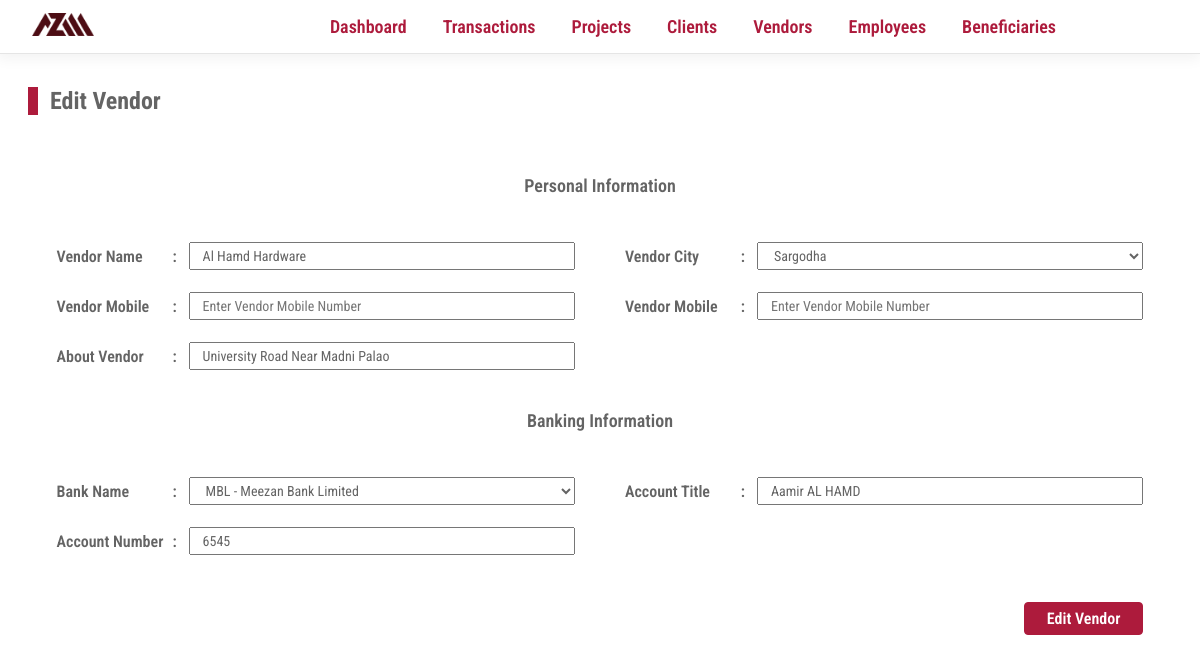
Screenshot of /edit-vendor?vendor_id=89 with the database file from the repository.
### tables this page shows
CREATE TABLE IF NOT EXISTS `vendors` (
  `vendor_id` int NOT NULL AUTO_INCREMENT,
  `vendor_name` varchar(255) NOT NULL,
  `vendor_city` int NOT NULL,
  `vendor_cell_primary` varchar(255) NOT NULL,
  `vendor_cell_secondary` varchar(255) NOT NULL,
  `vendor_about` varchar(255) NOT NULL,
  `bank_account` int DEFAULT NULL,
  `active` tinyint(1) NOT NULL DEFAULT '1',
  PRIMARY KEY (`vendor_id`),
  KEY `FK_VENDORS_CITIES` (`vendor_city`),
  KEY `FL_VENDORS_BANK_ACCOUNTS` (`bank_account`)
);

CREATE TABLE IF NOT EXISTS `bank_accounts` (
  `bank_account_id` int NOT NULL AUTO_INCREMENT,
  `bank_account_title` varchar(255) DEFAULT NULL,
  `bank_account_number` varchar(255) DEFAULT NULL,
  `bank_account_bank` int DEFAULT NULL,
  `vendor_id` int DEFAULT NULL,
  `employee_id` int DEFAULT NULL,
  PRIMARY KEY (`bank_account_id`),
  KEY `FK_BANK_ACCOUNTS_EMPLOYEES` (`employee_id`),
  KEY `FK_BANK_ACCOUNTS_BANKS` (`bank_account_bank`),
  KEY `FK_BANK_ACCOUNTS_VENDORS` (`vendor_id`)
);

### Core/helpers.php (called while the page is built, shortened)
<?php
function controller($dir, $controller){
    require __DIR__ . DIRECTORY_SEPARATOR . '..' . DIRECTORY_SEPARATOR . "Controllers"    .   DIRECTORY_SEPARATOR .   $dir    .   DIRECTORY_SEPARATOR .   $controller .   ".php";
}
function view($dir, $view, $args =   []){
    extract($args);
    require __DIR__ . DIRECTORY_SEPARATOR . '..' . DIRECTORY_SEPARATOR . "Views"    .   DIRECTORY_SEPARATOR .   $dir    .   DIRECTORY_SEPARATOR .   $view   .   ".view.php";
}
?>

### Public/index.php (called while the page is built, shortened)
<?php
$config =   require("../config.php");
$uri    =   parse_url($_SERVER['REQUEST_URI'])['path'];
$method =   isset($_POST['__method'])?$_POST['__method']:$_SERVER['REQUEST_METHOD'];
require ('../core/helpers.php');
$router =   new Router();
$router->route($uri,$method);
?>

### Core/Database.php (called while the page is built, shortened)
<?php
class Database{
    protected $conn;
    protected function __construct($config){
        $dsn    =   'mysql:' .   http_build_query($config['database'],'',';');
        $this->conn =   new PDO($dsn);
        $this->conn->setAttribute(PDO::ATTR_DEFAULT_FETCH_MODE, PDO::FETCH_ASSOC);
    }
    protected function query($sql, $args){
        $stmt   =   $this->conn->prepare($sql);
        $stmt->execute($args);
        return $stmt;
    }
    protected function fetchAllOrAbort($query, $args =   []){
        try{
            $response   =   $this->query($query, $args);
            $result     =   $response->fetchAll();
            return $result;
        }catch(PDOException $e){
            $this->abort($e->getMessage());
        }
    }
    protected function fetchOrAbort($query, $args =   []){
            $response   =   $this->query($query, $args);
            $result     =   $response->fetch();
            return $result;
    }
}
?>

### Models/Vendors.php (called while the page is built, shortened)
<?php
class Vendors extends Database{
    public function get($id){
        $query = "SELECT
                v.vendor_name,
                v.vendor_id,
                v.vendor_about,
                v.vendor_city,
                c.city_name,
                v.vendor_cell_primary,
                v.vendor_cell_secondary,
                c.city_name,
                p.province_name,
                ba.bank_account_title,
                ba.bank_account_number,
                ba.bank_account_bank,
                b.bank_name
                FROM `vendors`                              AS                              v
                LEFT JOIN cities                            AS                              c
                ON        c.city_id                         =                               v.vendor_city
                LEFT JOIN provinces                         AS                              p
                ON        p.province_id                     =                               c.city_province
                LEFT JOIN bank_accounts                     AS                              ba
                ON        ba.vendor_id                      =                               v.vendor_id
                LEFT JOIN banks                             AS                              b
                ON        b.bank_id                         =                               ba.bank_account_bank
                WHERE     v.vendor_id                       =                               :id
                AND
                v.active                                    =                               true";
        $args   =   [
                'id'    =>  $id
                ];
        $result = $this->fetchOrAbort($query, $args);
        return $result;
    }
}
?>

### config.php (called while the page is built)
<?php
return  [
    'database'  =>  [
        'host'      =>  'localhost',
        'dbname'    =>  'mmz',
        'user'      =>  'root',
        'passwod'    =>  'root'
    ]
]
?>

### Core/Additional.php (called while the page is built, shortened)
<?php
class Additional extends Database{
    public function getCities(){
        $sql = "SELECT * FROM `cities`";
        $result = $this->fetchAllOrAbort($sql);
        return $result;
    }
    public function getBanks(){
        $sql = "SELECT * FROM `banks` order by bank_name";
        $result = $this->fetchAllOrAbort($sql);
        return $result;
    }
}
?>

### Views/Vendors/add.view.php (the view, shortened to what this page needs)
<body>
    <div class="main_content">
        <div class="content_head">
            <h2 class="title"><?php echo isset($vendor)?"Edit":"Add";?> Vendor</h2>
        </div>
        <form action="<?php echo isset($vendor)?"/put-vendor":"/store-vendor"?>" method="post" class="grid">
            <div class="form_title">Personal Information</div>
            <div class="form_group">
                <label for="name">Vendor Name</label>
                <input type="text" name="name" id="name" class="form_field" placeholder="Enter Vendor Name" required <?php echo isset($vendor['vendor_name'])?"value    =   '{$vendor['vendor_name']}'":"";?>>
            </div>
            <div class="form_group">
                <label for="city">Vendor City</label>
                <select name="city" id="city">
                    <?php if (!empty($cities)):?>
                        <?php foreach($cities as $city): ?>
                            <?php extract($city); ?>
                            <option value="<?php echo $city_id; ?>" <?php echo (isset($vendor['vendor_city'])   &&  $vendor['vendor_city']  ==  $city_id)?"Selected":"";?>><?php echo $city_name; ?></option>
                        <?php endforeach; ?>
                    <?php endif;?>
                </select>
            </div>
            <div class="form_group">
                <label for="cell1">Vendor Mobile</label>
                <input type="text" name="cell1" id="cell1" class="form_field" placeholder="Enter Vendor Mobile Number" <?php echo isset($vendor['vendor_cell_primary'])?"value    =   '{$vendor['vendor_cell_primary']}'":"";?>>
            </div>
            <div class="form_group">
                <label for="cell2">Vendor Mobile</label>
                <input type="text" name="cell2" id="cell2" class="form_field" placeholder="Enter Vendor Mobile Number" <?php echo isset($vendor['vendor_cell_secondary'])?"value    =   '{$vendor['vendor_cell_secondary']}'":"";?>>
            </div>
            <div class="form_group">
                <label for="about">About Vendor</label>
                <input type="text" name="about" id="about" class="form_field" placeholder="Enter Vendor Details" <?php echo isset($vendor['vendor_about'])?"value    =   '{$vendor['vendor_about']}'":"";?>>
            </div>
            <div class="form_title">Banking Information</div>
            <div class="form_group">
                <label for="bank">Bank Name</label>
                <select name="bank" id="bank">
                    <?php if (!empty($banks)):?>
                        <?php foreach($banks as $bank): ?>
                            <?php extract($bank); ?>
                            <?php
                            $name   =   str_replace("(","",$bank_name);
                            $name   =   str_replace(")"," -",$name);
                            ?>
                            <option value="<?php echo $bank_id; ?>"  <?php echo (isset($vendor['bank_account_bank'])   &&  $vendor['bank_account_bank']  ==  $bank_id)?"Selected":"";?>><?php echo $name; ?></option>
                        <?php endforeach; ?>
                    <?php endif;?>
                </select>
            </div>
            <div class="form_group">
                <label for="account_title">Account Title</label>
                <input type="text" name="account_title" id="account_title" placeholder="Enter Account Title" <?php echo isset($vendor['bank_account_title'])?"value    =   '{$vendor['bank_account_title']}'":"";?>>
            </div>
            <div class="form_group">
                <label for="account_number">Account Number</label>
                <input type="text" name="account_number" id="account_number" placeholder="Enter Account Number" <?php echo isset($vendor['bank_account_number'])?"value    =   '{$vendor['bank_account_number']}'":"";?>>
            </div>
            <div class="form_group">
                <button type="submit" name="submit"><?php echo isset($vendor)?"Edit":"Add";?> Vendor</button>
            </div>
        </form>
    </div>
</body>
</html>

### Public/assets/css/style.css (style rules this page uses)
* { padding:0;margin:0;-webkit-box-sizing:border-box;box-sizing:border-box;font-family:"Roboto Condensed",sans-serif;color:#646464 }
body { background-color:#fff;padding:28px;padding-top:87px;min-height:100vh;position:relative }
.main_content { display:-webkit-box;display:-ms-flexbox;display:flex;-webkit-box-orient:vertical;-webkit-box-direction:normal;-ms-flex-direction:column;flex-direction:column }
.main_content .content_head { display:-webkit-box;display:-ms-flexbox;display:flex;width:100%;-webkit-box-pack:justify;-ms-flex-pack:justify;justify-content:space-between;-webkit-box-align:start;-ms-flex-align:start;align-items:flex-start }
.main_content h2.title { display:-webkit-box;display:-ms-flexbox;display:flex;margin-bottom:42px }
.main_content h2.title::before { content:"";border:5px solid #ad1b3c;margin-right:12px }
.form_title,.multi_details { grid-column:1/span 3;text-align:center;align-self:center;padding:18px 0px 24px 0px;font-size:18px;font-weight:600 }
@media screen and (max-width: 1200px) { .form_title,.multi_details { grid-column:1/span 2 } }
form.grid>.form_group:last-child { position:absolute;display:-webkit-box;display:-ms-flexbox;display:flex;right:0px;bottom:-60px }
form.grid>.form_group:last-child button[type=submit] { background-color:#ad1b3c;color:#fff;font-weight:600;border:1px solid #ad1b3c;padding:6px 22px;font-size:16px;border-radius:4px;cursor:pointer }
form.grid,.multi_details>.detail,.details_container { display:grid;grid-template-columns:repeat(3, 1fr);-webkit-box-align:self-start;-ms-flex-align:self-start;align-items:self-start;position:relative;place-self:center;padding-bottom:20px;width:95%;-webkit-column-gap:100px;-moz-column-gap:100px;column-gap:100px;row-gap:22px }
form.grid label,.multi_details>.detail label,.details_container label { text-align:left }
@media screen and (max-width: 1300px) { form.grid,.multi_details>.detail,.details_container { -webkit-column-gap:50px;-moz-column-gap:50px;column-gap:50px } }
@media screen and (max-width: 1200px) { form.grid,.multi_details>.detail,.details_container { grid-template-columns:repeat(2, 1fr) } }
.form_group,.details_group { display:grid;-webkit-box-align:center;-ms-flex-align:center;align-items:center;grid-template-columns:120px auto;min-width:0px;max-width:100% }
.form_group>input[type=text],.form_group select,.form_group input[type=date],.form_group input[type=number],.details_group>input[type=text],.details_group select,.details_group input[type=date],.details_group input[type=number] { padding:4px 12px;font-size:14px;outline:none;margin-left:12px }
.form_group select,.details_group select { min-width:calc(100% - 22px);max-width:100% }
.form_group>label,.details_group>label { display:-webkit-box;display:-ms-flexbox;display:flex;-webkit-box-align:center;-ms-flex-align:center;align-items:center;position:relative;font-weight:600 }
.form_group>label::after,.details_group>label::after { content:" :";position:absolute;right:0px }

### Public/assets/css/print.css (style rules this page uses)
body { padding-top:100px !important }
.content_head { -webkit-box-pack:center !important;-ms-flex-pack:center !important;justify-content:center !important }
.content_head .title { margin-bottom:22px !important }
.content_head .title::before { display:none !important }
* { -webkit-print-color-adjust:exact !important;-moz-print-color-adjust:exact !important;-ms-print-color-adjust:exact !important;print-color-adjust:exact !important }
* { color:#000 !important }
button { display:none !important }
.main_content { padding-bottom:60px !important }
.main_content { margin:.3in !important }

### rows the page displays
vendors: name "Al Hamd Hardware", about "University Road Near Madni Palao", account_title "Aamir AL HAMD", account_number "6545"

### other values shown
form field city "Sargodha"
form field bank "MBL - Meezan Bank Limited"
